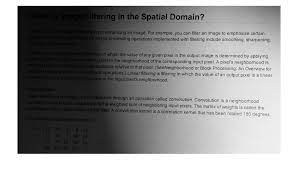
%> input picture zzadaptifimages.jpeg, 298 x 169 px
$ octave --eval "result = FonkMorfoKapama(imread('zzadaptifimages.jpeg'));"   (GNU Octave 9; MATLAB toolbox functions it lacks are replaced by stand-ins)
%> lines starting %> are read from the running program, lines starting %| are printed output that depends on the picture; in (x1, y1, x2, y2) boxes, pixels count from 0 and x2, y2 are one past the last pixel; in counts of white or black regions, pixels touching at a corner belong together; the program's own positions count from 1
### FonkMorfoGenisleme.m
function [D] = FonkMorfoGenisleme(img)
a=im2bw(img);
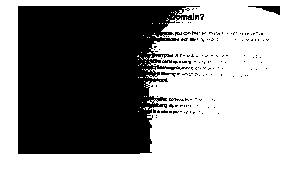
%> a: size 169x298 logical; 57.5% white; 155 black regions (150 under 20 px), largest, box (x1, y1, x2, y2) and area: (18, 6, 200, 154) 20725, (248, 6, 280, 15) 128, (161, 72, 176, 77) 32, (169, 98, 184, 101) 24, (162, 60, 172, 63) 23
B=[0 1 0;1,1,1;0,1,0];
C=padarray(a,[0 3]);
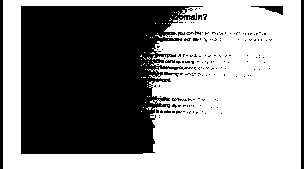
%> C: size 169x304 logical; 56.4% white; 157 black regions (150 under 20 px), largest, box (x1, y1, x2, y2) and area: (21, 6, 203, 154) 20725, (0, 0, 3, 169) 507, (301, 0, 304, 169) 507

D=false(size(a));
for i=1:size(C,1)-2
    for j=1:size(C,2)-2
        D(i,j)=sum(sum(B&C(i:i+2,j:j+2)));
    end
end
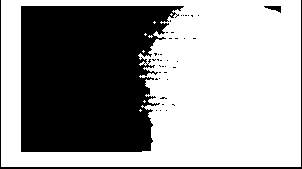
%> D: size 169x302 logical; 60% white; 39 black regions (36 under 20 px), largest, box (x1, y1, x2, y2) and area: (21, 6, 184, 152) 19329, (0, 0, 302, 169) 938, (264, 6, 281, 13) 65

### FonkMorfoAsinma.m
function [D] = FonkMorfoAsinma(img)
a=im2bw(img);
B=[0 1 0;1,1,1;0,1,0];
C=padarray(a,[0 1],1);
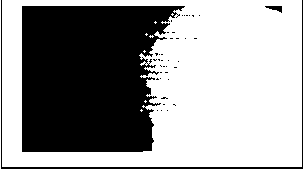
%> C: size 169x304 logical; 60.3% white; 39 black regions (36 under 20 px), largest, box (x1, y1, x2, y2) and area: (22, 6, 185, 152) 19329, (1, 0, 303, 169) 938, (265, 6, 282, 13) 65
D=false(size(a));
for i=1:size(C,1)-2
    for j=1:size(C,2)-2
        L=C(i:i+2,j:j+2);
        K=find(B==1);
        if(L(K)==1)
            D(i,j)=1;
        end
    end
end
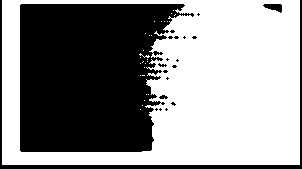
%> D: size 169x302 logical; 56% white; 20 black regions (16 under 20 px), largest, box (x1, y1, x2, y2) and area: (20, 4, 194, 152) 20307, (0, 0, 302, 169) 1868, (263, 4, 282, 13) 107, (159, 95, 168, 99) 25

### FonkMorfoKapama.m
function [E] = FonkMorfoKapama(img)
D=FonkMorfoGenisleme(img);
E=FonkMorfoAsinma(D);

% [26 lines of commented-out code are left out]

end

$ run again, on sil2.jpeg
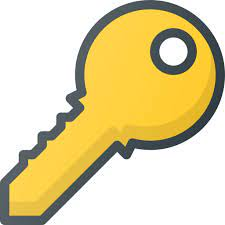
%> input picture sil2.jpeg, 225 x 225 px
%> in FonkMorfoGenisleme, `a=im2bw(img);`:
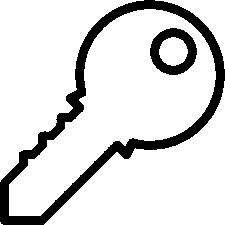
%> a: size 225x225 logical; 85.3% white; 2 black regions, box (x1, y1, x2, y2) and area: (0, 0, 225, 225) 6399, (150, 28, 197, 75) 1065
%> after the loop in FonkMorfoAsinma, `for i=1:size(C,1)-2`:
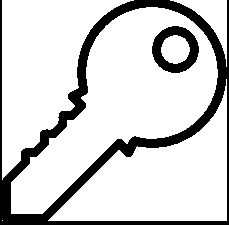
%> D: size 225x229 logical; 82.3% white; 2 black regions, box (x1, y1, x2, y2) and area: (0, 0, 229, 225) 8060, (152, 26, 199, 73) 1065
